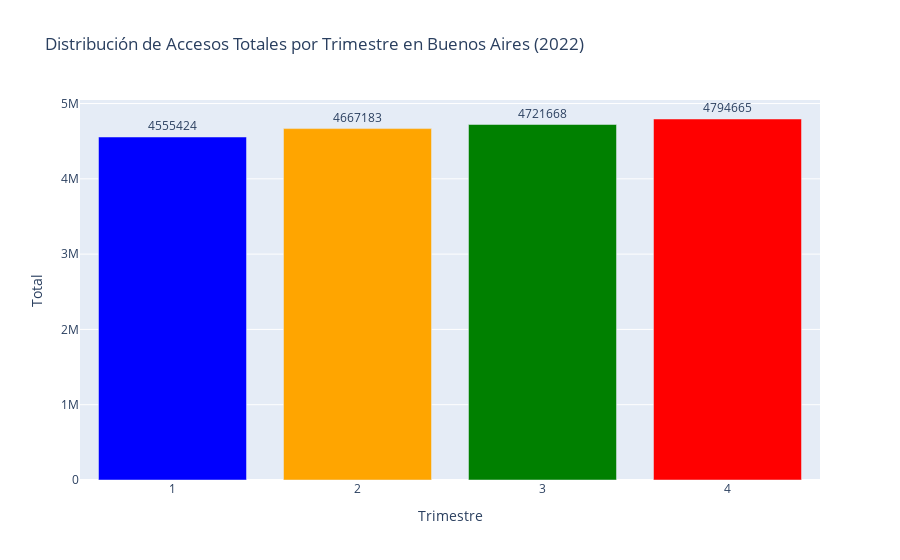

The notebook cell this image was saved under:
### Markdown cell above
## Distribución de Accesos Totales para cada provincia, trimestre y año

El gráfico refleja un mercado con un crecimiento constante y sostenido en los accesos totales por trimestre en Buenos Aires durante el año 2022. La estabilidad trimestral y el ligero crecimiento sugieren una adopción progresiva de los servicios de acceso a internet. Este tipo de comportamiento puede ser útil para planificar estrategias comerciales o evaluar la capacidad de infraestructura en la región.

### Code cell
from graficos import AccesosPorRangosPlot

accesos_plot = AccesosPorRangosPlot(dataframes["Accesos por rangos"])
accesos_plot.display()

### Figure 1 — Plotly figure (JSON) as saved in the notebook; plotly's stock layout.template omitted (floating-point values rounded to 4 significant figures)
{"data": [{"marker": {"color": ["blue", "orange", "green", "red"]}, "name": "Total", "text": [4555424, 4667183, 4721668, 4794665], "textposition": "outside", "type": "bar", "x": [1, 2, 3, 4], "y": [4555424, 4667183, 4721668, 4794665]}], "layout": {"title": {"text": "Distribución de Accesos Totales por Trimestre en Buenos Aires (2022)"}, "xaxis": {"title": {"text": "Trimestre"}, "type": "category"}, "yaxis": {"title": {"text": "Total"}}}}
